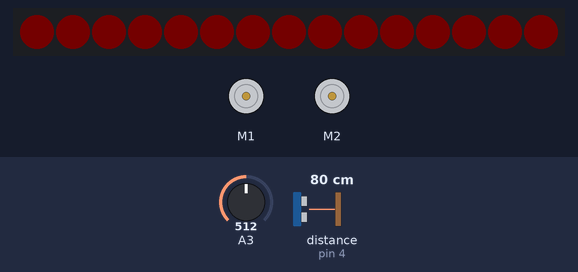
Bench run of a sketch on a simulated Arduino Uno, built with avr-gcc and run on an emulated ATmega328P. Parts: 2 × DC motor (green arrow = forward, orange = backward, longer = faster), 15 RGB LEDs in strip order, left to right. The inputs (shaded band) are chosen by the test bench; at power-on: A3 = 512, distance to the obstacle (sensor on pin 4) 80 cm. Dim RGB values are drawn brighter than linear; random numbers use the default seed unless the sketch sets one.

Above: at 1.2 s.
1.3 s: A3 set to 306
At 2.2 s:
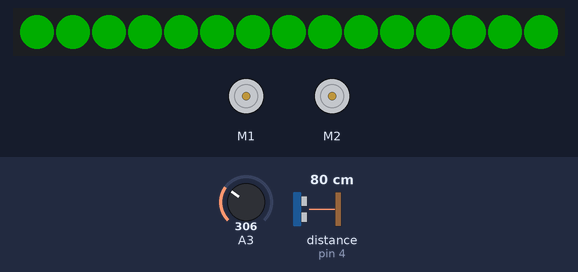
3.0 s: A3 set to 245
At 3.9 s:
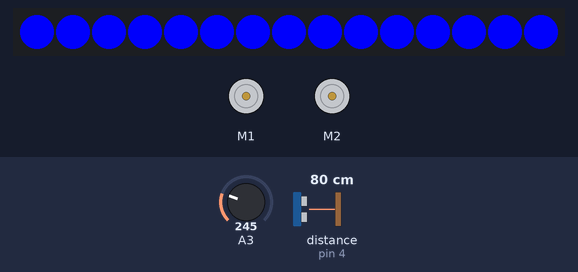
4.6 s: A3 set to 0
At 5.9 s:
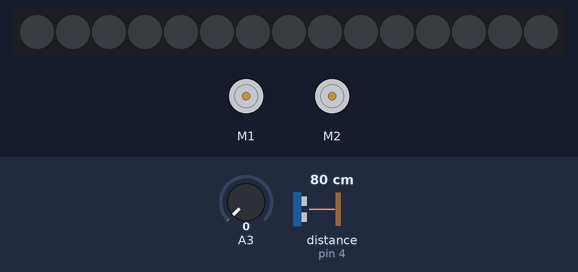
6.2 s: A3 set to 560
At 6.5 s:
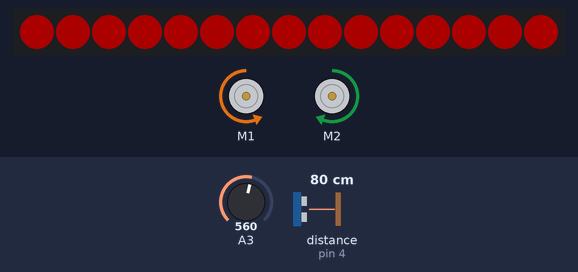
9.2 s: A3 set to 511
At 9.6 s:
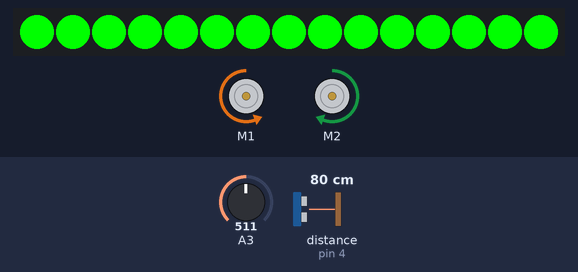
Timing chart, 0 to 11.7 s (numbered marks = the images above; inputs shaded):
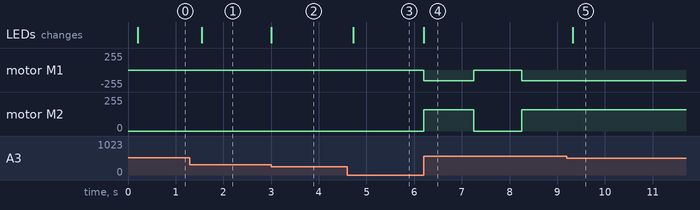

The sketch:

StopAndGo.ino
```cpp
#ifndef StopAndGo_ino
#define StopAndGo_ino

#include <MeOrion.h>

#define DEFAULT_INTERVAL_MS 200

#define MAX_SOUND_STRENGTH 550
#define MIN_DISTANCE_CM 20.0

#define MAX_SOUND_INTERVAL_MS 1000
#define TURN90_DELAY_MS 500

#define SPEED 160

#ifdef DEBUG
#define DBG(...) Serial.println(__VA_ARGS__)
#else
#define DBG(...)
#endif

#define Stop(...)      \
    do {               \
        MotorL.stop(); \
        MotorR.stop(); \
    } while (0)

#define Go(...)             \
    do {                    \
        MotorL.run(-SPEED); \
        MotorR.run(SPEED);  \
    } while (0)

#define Turn90(...)                    \
    do {                               \
        int16_t l = -SPEED, r = SPEED; \
        switch (Direction) {           \
            case LEFT:                 \
                l = -l;                \
                break;                 \
            case RIGHT:                \
                r = -r;                \
                break;                 \
        }                              \
        MotorL.run(l);                 \
        MotorR.run(r);                 \
        delay(TURN90_DELAY_MS);        \
    } while (0)

MeSoundSensor SoundSensor(PORT_8);
MeRGBLed Led(PORT_3, SLOT_1, 15);
MeUltrasonicSensor UltrasonicSensor(PORT_4);
MeDCMotor MotorL(M1);
MeDCMotor MotorR(M2);

enum { STOP, GO, TURN90 } State = STOP;
enum { LEFT, RIGHT } Direction = LEFT;

typedef void (*Task)(void);

static void showLed(int16_t val) {
    const int16_t noises[2] = {256, 512};
    double f = 256.0;

    if (val < noises[0]) {
        f /= noises[0];

        Led.setColor(0, 0, val * ceil(f));
        Led.show();

        return;
    }

    if (val < noises[1]) {
        val -= noises[0];
        f /= (noises[1] - noises[0]);

        Led.setColor(0, val * ceil(f), 0);
        Led.show();

        return;
    }

    val -= noises[1];
    if (val < 1) val = 1;
    if (val > 255) val = 255;

    Led.setColor(val, 0, 0);
    Led.show();
}

void taskCheckNoise() {
    static unsigned long lastcall = 0;
    static unsigned long lastnoise = 0;
    unsigned long now = millis();

    if (now < lastcall + DEFAULT_INTERVAL_MS) return;

    int16_t strength = SoundSensor.strength();
    DBG("SoundSensor.strength:", strength);

    showLed(strength);

    if (strength > MAX_SOUND_STRENGTH &&
        now >= lastnoise + MAX_SOUND_INTERVAL_MS) {
        State = (State == STOP) ? GO : STOP;
        lastnoise = now;
    }

    lastcall = now;
}

void taskAvoidWall() {
    static unsigned long lastcall = 0;
    unsigned long now = millis();

    if (State == STOP || now < lastcall + DEFAULT_INTERVAL_MS) return;

    double d = UltrasonicSensor.distanceCm();
    DBG("UltrasonicSensor.distanceCm:", d);

    if (d > 0.0 && d < MIN_DISTANCE_CM) {
        if (State != TURN90) Direction = (0 == random(0, 2)) ? LEFT : RIGHT;
        State = TURN90;
    } else {
        State = GO;
    }

    lastcall = now;
}

void taskChangeState() {
    switch (State) {
        case STOP:
            Stop();
            break;

        case TURN90:
            Turn90();
            break;

        case GO:
            Go();
            break;
    }
}

const Task Tasks[] = {taskCheckNoise, taskAvoidWall, taskChangeState};
const uint8_t NTasks = sizeof(Tasks) / sizeof(Task);

void setup() {
#ifdef DEBUG
    Serial.begin(9600);
#endif

    randomSeed(analogRead(0));
}

void loop() {
    static uint8_t i = 0;

    Tasks[i]();
    i = (i + 1) % NTasks;
}

#endif
```

Measured:
- after the input at 1.3 s, the LEDs: change after 0.25 s (image 1)
- after the input at 3.0 s, the LEDs: change at once (image 2)
- after the input at 4.6 s, the LEDs: change after 0.13 s (image 3)
- after the input at 6.2 s, motor M1: stopped → backward 160/255 at once, → stopped 1.0 s later, → backward 160/255 1.0 s later; motor M2: stopped → forward 160/255 at once, → stopped 1.0 s later, → forward 160/255 1.0 s later; the LEDs: change at once (image 4)
- after the input at 9.2 s, the LEDs: change after 0.13 s (image 5)
